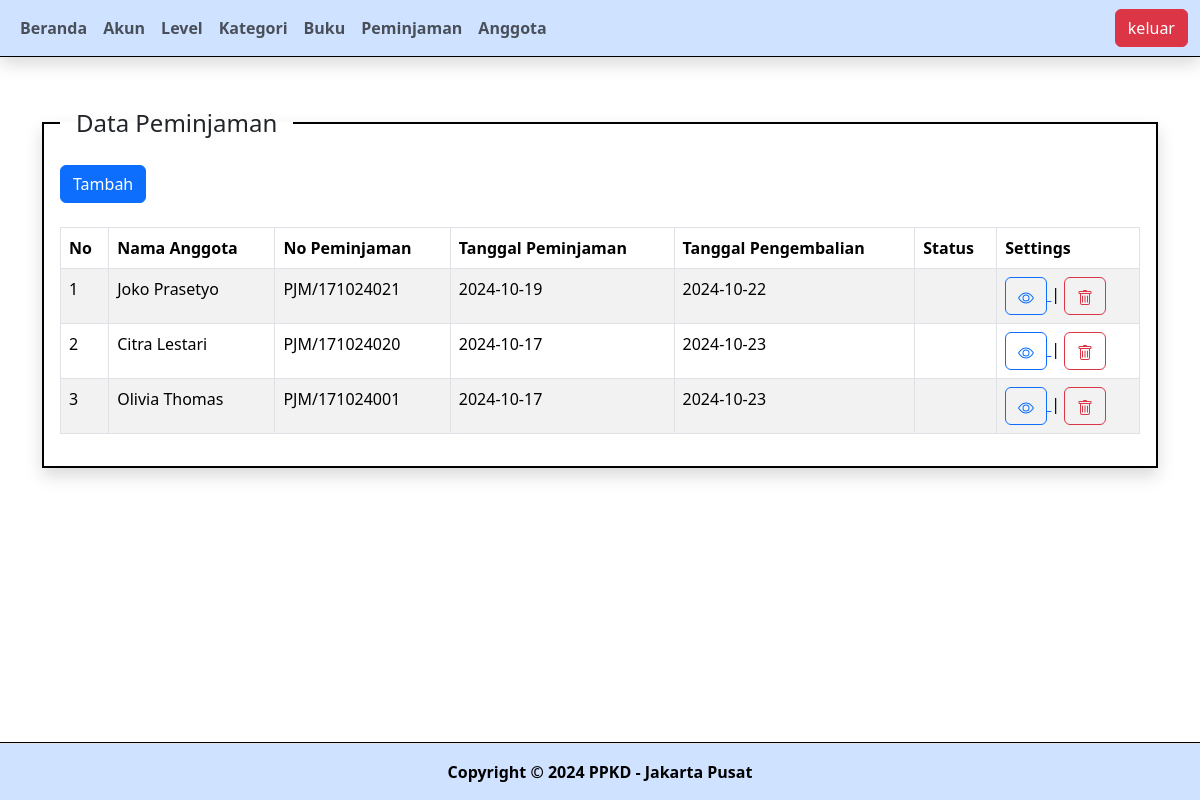
/index.php?pg=borrowing (signed in), run on the app's committed database.
### tables this page shows
CREATE TABLE `borrowing` (
  `id` int(11) NOT NULL,
  `id_member` int(11) NOT NULL,
  `borrowing_number` varchar(50) NOT NULL,
  `borrowing_date` date NOT NULL,
  `return_date` date NOT NULL,
  `status` varchar(20) NOT NULL,
  `created_at` timestamp NOT NULL DEFAULT current_timestamp(),
  `updated_at` timestamp NOT NULL DEFAULT current_timestamp() ON UPDATE current_timestamp()
);

CREATE TABLE `members` (
  `id` int(11) NOT NULL,
  `member_name` varchar(255) NOT NULL,
  `phone_number` varchar(16) NOT NULL,
  `email` varchar(50) NOT NULL,
  `address` text NOT NULL
);

### content/borrowing.php (the view, shortened to what this page needs)
<?php
$queryBorrowing = mysqli_query($connection, "SELECT members.member_name, borrowing.*
FROM borrowing LEFT JOIN members ON members.id = borrowing.id_member ORDER BY id DESC");
?>
<div class="mt-5 container">
  <div class="row">
    <div class="col-md-12">
      <fieldset class="border border-black border-2 p-3 shadow">
        <legend class="float-none w-auto px-3">Data Peminjaman</legend>
        <div class="button-action">
          <a href="?pg=add-borrowing" class="btn btn-primary">Tambah</a>
        </div>
        <br>
        <div class="table-responsive">
          <table class="table table-bordered table-striped table-hover">
            <thead>
              <tr>
                <th>No</th>
                <th>Nama Anggota</th>
                <th>No Peminjaman</th>
                <th>Tanggal Peminjaman</th>
                <th>Tanggal Pengembalian</th>
                <th>Status</th>
                <th>Settings</th>
              </tr>
            </thead>
            <tbody>
              <?php
                $no = 1;
                while ($rowBorrowing = mysqli_fetch_assoc($queryBorrowing)) {
                ?>
              <tr>
                <td><?php echo $no++ ?></td>
                <td><?php echo $rowBorrowing['member_name'] ?></td>
                <td><?php echo $rowBorrowing['borrowing_number'] ?></td>
                <td><?php echo $rowBorrowing['borrowing_date'] ?></td>
                <td><?php echo $rowBorrowing['return_date'] ?></td>
                <td><?php echo $rowBorrowing['status'] ?></td>
                <td>
                  <a href="?pg=add-borrowing&detail=<?php echo $rowBorrowing['id'] ?>">
                    <button class="btn btn-outline-primary">
                    </button>
                  </a>
                  |
                  <a onclick="return confirm ('Apakah anda yakin akan menghapus data ini?')"
                    href="?pg=add-borrowing&delete=<?php echo $rowBorrowing['id'] ?>">
                    <button class="btn btn-outline-danger">
                    </button>
                  </a>
                </td>
                <?php }; ?>
              </tr>
            </tbody>
          </table>
        </div>
      </fieldset>
    </div>
  </div>
</div>

### data on the page
borrowing: id_member.member_name "Joko Prasetyo", borrowing_number "PJM/171024021", borrowing_date "2024-10-19", return_date "2024-10-22"
borrowing: id_member.member_name "Citra Lestari", borrowing_number "PJM/171024020", borrowing_date "2024-10-17", return_date "2024-10-23"
borrowing: id_member.member_name "Olivia Thomas", borrowing_number "PJM/171024001", borrowing_date "2024-10-17", return_date "2024-10-23"
